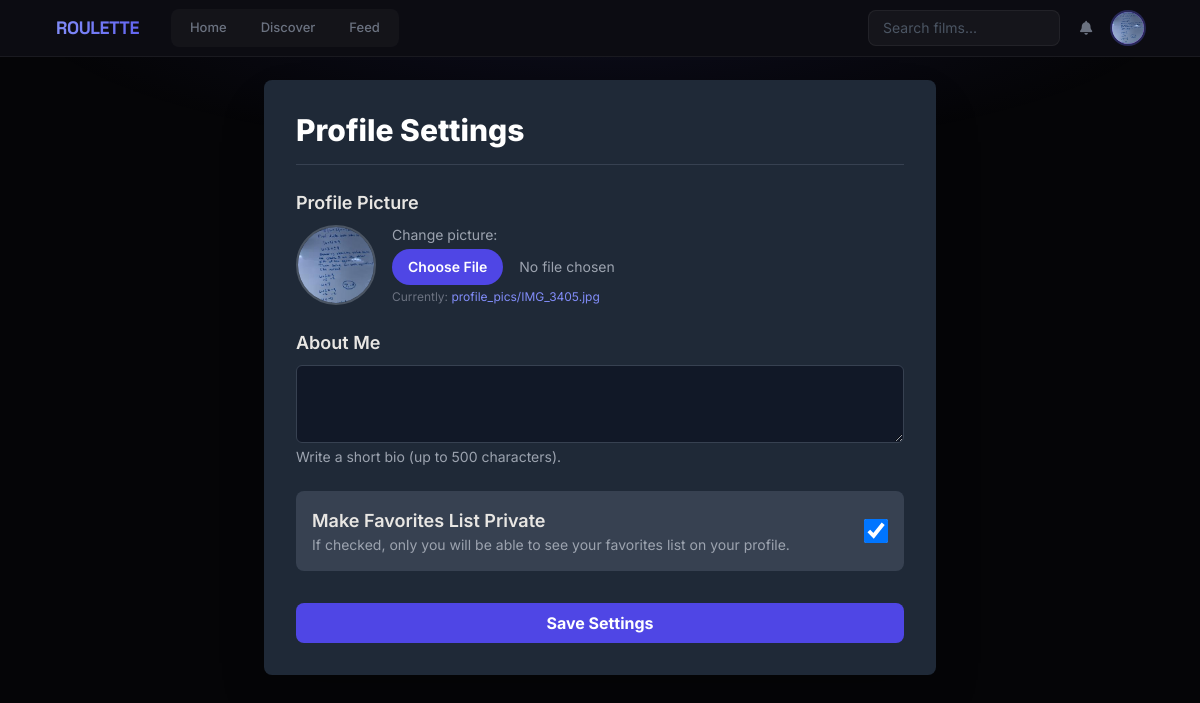
Before: /accounts/settings/profile/ (signed in) with the older database file.
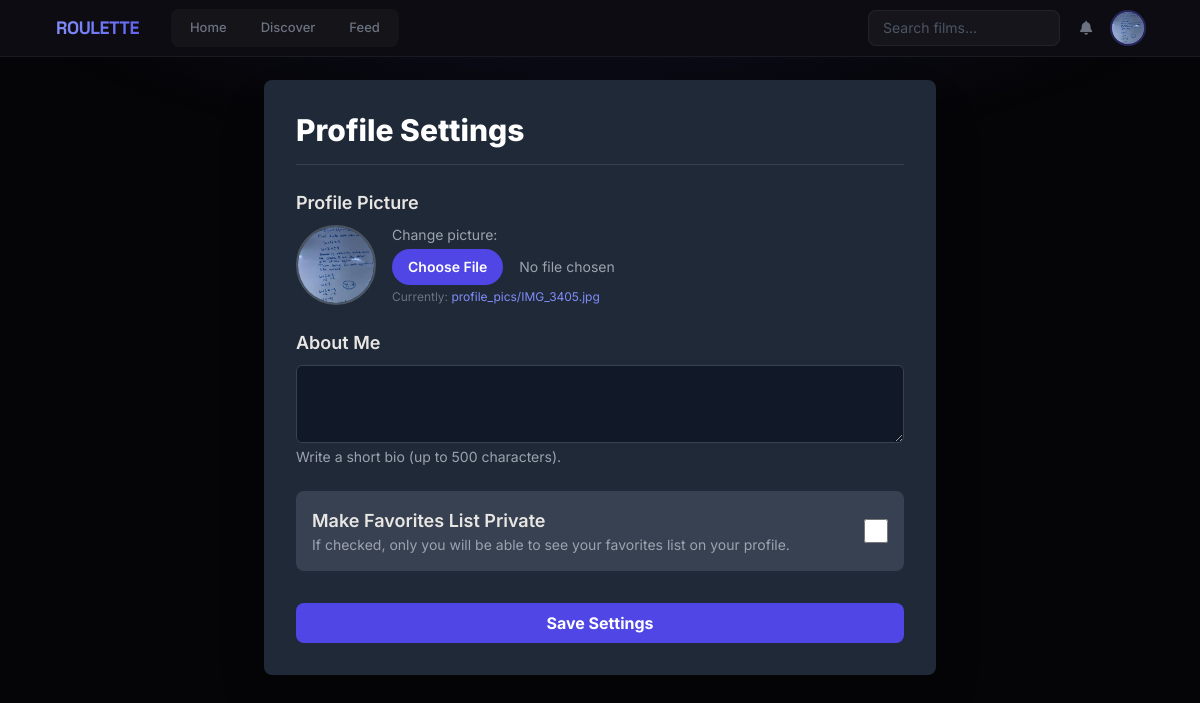
After: the same page with the newer database file.
### users/models.py (models this page shows, shortened)
class Profile(models.Model):
    user = models.OneToOneField(settings.AUTH_USER_MODEL, on_delete=models.CASCADE)
    is_favorites_private = models.BooleanField(default=False)
    bio = models.TextField(max_length=500, blank=True)
    image = models.ImageField(default='default.jpg', upload_to='profile_pics')

### users/views.py (the view)
# urls.py: path('settings/profile/', views.profile_settings_view, name='profile_settings'),
@login_required
def profile_settings_view(request): # Renamed from settings_view
    if request.method == 'POST':
        form = ProfileUpdateForm(request.POST, request.FILES, instance=request.user.profile)
        if form.is_valid():
            form.save()
            messages.success(request, 'Your profile settings have been updated!')
            return redirect('users:profile_settings') # Update redirect
    else:
        form = ProfileUpdateForm(instance=request.user.profile)
    return render(request, 'users/profile_settings.html', {'form': form}) # Update template name

### users/forms.py
class ProfileUpdateForm(forms.ModelForm):
    class Meta:
        model = Profile
        fields = ['image', 'is_favorites_private', 'bio']
        labels = {
            'image': 'Profile Picture',
            'is_favorites_private': 'Make Favorites List Private',
            'bio': 'About Me'
        }
        widgets = {
            'bio': forms.Textarea(attrs={
                'rows': 3,
                'class': 'mt-1 block w-full px-3 py-2 border border-gray-700 bg-gray-900 rounded-md placeholder-gray-500 text-white focus:outline-none focus:ring-indigo-500 focus:border-indigo-500 sm:text-sm'
            }),
            'is_favorites_private': forms.CheckboxInput(attrs={
                'class': 'h-6 w-6 text-indigo-600 bg-gray-900 border-gray-700 rounded focus:ring-indigo-500'
            }),
            'image': forms.ClearableFileInput(attrs={
                'class': 'mt-1 block w-full text-sm text-gray-400 file:mr-4 file:py-2 file:px-4 file:rounded-full file:border-0 file:text-sm file:font-semibold file:bg-indigo-600 file:text-white hover:file:bg-indigo-700'
            })
        }

### users/templates/users/profile_settings.html (shortened to what this page needs)
{% extends 'roulette/base.html' %}
{% block content %}
<div class="bg-gray-800 p-8 rounded-lg shadow-2xl max-w-2xl mx-auto">
    <h2 class="text-3xl font-extrabold text-white mb-6 border-b border-gray-700 pb-4">
        Profile Settings
    </h2>
    <form method="POST" enctype="multipart/form-data">
        <div class="space-y-6">
            <div>
                <label class="block font-semibold text-lg mb-2">{{ form.image.label }}</label>
                <div class="flex items-start space-x-4">
                    <img src="{{ user.profile.image.url }}" class="w-20 h-20 rounded-full object-cover border-2 border-gray-600 flex-shrink-0" alt="Current profile picture">
                    <div class="flex-grow">
                        <p class="text-sm text-gray-400 mb-1">Change picture:</p>
                        <input type="file" name="{{ form.image.name }}" id="{{ form.image.id_for_label }}"
                               class="block w-full text-sm text-gray-400 file:mr-4 file:py-2 file:px-4 file:rounded-full file:border-0 file:text-sm file:font-semibold file:bg-indigo-600 file:text-white hover:file:bg-indigo-700 cursor-pointer">
                        {% if user.profile.image and user.profile.image.url != '/media/default.jpg' %}
                        <p class="text-xs text-gray-500 mt-1">Currently: <a href="{{ user.profile.image.url }}" target="_blank" class="text-indigo-400 hover:underline">{{ user.profile.image.name }}</a></p>
                        {% endif %}
                    </div>
                </div>
            </div>
            <div>
                <label for="{{ form.bio.id_for_label }}" class="block font-semibold text-lg mb-2">{{ form.bio.label }}</label>
                {{ form.bio }}
                <p class="text-sm text-gray-400 mt-1">Write a short bio (up to 500 characters).</p>
            </div>
            <div class="flex items-center p-4 bg-gray-700 rounded-lg">
                <div class="flex-grow">
                    <label for="{{ form.is_favorites_private.id_for_label }}" class="font-semibold text-lg">{{ form.is_favorites_private.label }}</label>
                    <p class="text-sm text-gray-400">If checked, only you will be able to see your favorites list on your profile.</p>
                </div>
                <label class="relative inline-flex items-center cursor-pointer">
                    {{ form.is_favorites_private }}
                </label>
            </div>
        </div>
        <div class="mt-8"> <button type="submit" class="w-full bg-indigo-600 hover:bg-indigo-700 text-white font-bold py-2 px-4 rounded-lg">
                Save Settings
            </button>
        </div>
    </form>
</div>
{% endblock %}

Changed rows visible on the page:
changed Profile: is_favorites_private "☑" → "☐"
